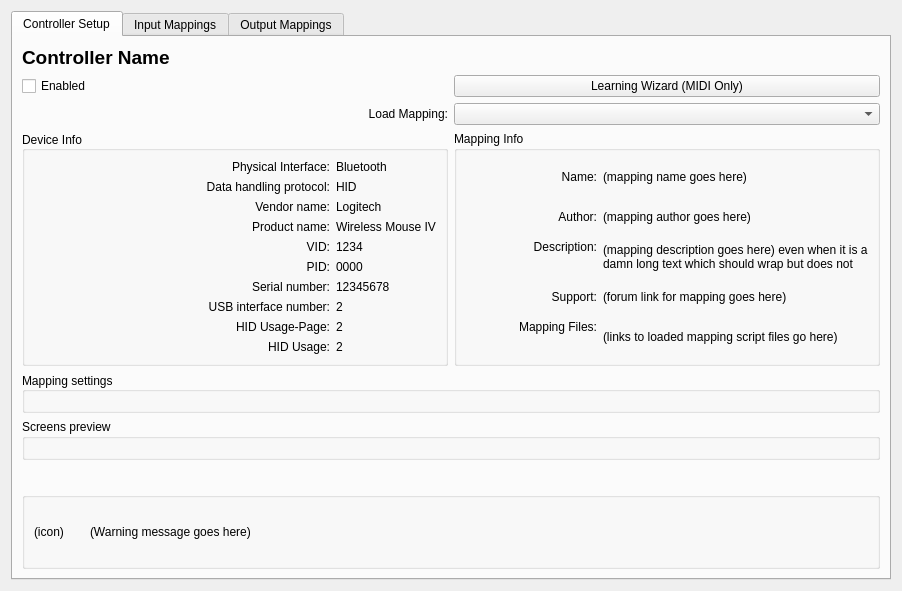
<?xml version="1.0" encoding="UTF-8"?>
<ui version="4.0">
 <class>DlgPrefControllerDlg</class>
 <widget class="QWidget" name="DlgPrefControllerDlg">
  <property name="geometry">
   <rect>
    <x>0</x>
    <y>0</y>
    <width>902</width>
    <height>591</height>
   </rect>
  </property>
  <property name="sizePolicy">
   <sizepolicy hsizetype="Preferred" vsizetype="Preferred">
    <horstretch>0</horstretch>
    <verstretch>0</verstretch>
   </sizepolicy>
  </property>
  <property name="windowTitle">
   <string>Controller Preferences</string>
  </property>
  <layout class="QVBoxLayout" name="verticalLayout_2">
   <item>
    <widget class="QTabWidget" name="controllerTabs">
     <property name="currentIndex">
      <number>0</number>
     </property>
     <widget class="QWidget" name="mappingInfoTab">
      <property name="sizePolicy">
       <sizepolicy hsizetype="Ignored" vsizetype="Ignored">
        <horstretch>0</horstretch>
        <verstretch>0</verstretch>
       </sizepolicy>
      </property>
      <attribute name="title">
       <string>Controller Setup</string>
      </attribute>
      <layout class="QGridLayout" name="infoTabLayout">
       <item row="2" column="1">
        <widget class="QComboBox" name="comboBoxMapping">
         <property name="sizePolicy">
          <sizepolicy hsizetype="Minimum" vsizetype="Fixed">
           <horstretch>0</horstretch>
           <verstretch>0</verstretch>
          </sizepolicy>
         </property>
         <property name="maximumSize">
          <size>
           <width>16777215</width>
           <height>16777215</height>
          </size>
         </property>
        </widget>
       </item>
       <item row="10" column="0" colspan="2">
         <layout class="QGridLayout" name="gridLayout_8" rowstretch="0">
           <item row="0" column="0">
             <widget class="QGroupBox" name="groupBoxDeviceInfo">
               <property name="sizePolicy">
                 <sizepolicy hsizetype="Preferred" vsizetype="Preferred">
                   <horstretch>0</horstretch>
                   <verstretch>0</verstretch>
                 </sizepolicy>
               </property>
               <property name="title">
                 <string>Device Info</string>
               </property>
               <property name="alignment">
                 <set>Qt::AlignmentFlag::AlignLeading|Qt::AlignmentFlag::AlignLeft|Qt::AlignmentFlag::AlignVCenter</set>
               </property>
               <layout class="QGridLayout" name="gridLayout9">
                 <item row="0" column="0">
                   <widget class="QLabel" name="labelPhysicalInterface">
                     <property name="sizePolicy">
                       <sizepolicy hsizetype="MinimumExpanding" vsizetype="Minimum">
                         <horstretch>0</horstretch>
                         <verstretch>0</verstretch>
                       </sizepolicy>
                     </property>
                     <property name="text">
                       <string>Physical Interface:</string>
                     </property>
                     <property name="alignment">
                       <set>Qt::AlignRight|Qt::AlignTrailing|Qt::AlignVCenter</set>
                     </property>
                   </widget>
                 </item>
                 <item row="0" column="1">
                   <widget class="QLabel" name="labelPhysicalInterfaceValue">
                     <property name="sizePolicy">
                       <sizepolicy hsizetype="Minimum" vsizetype="Minimum">
                         <horstretch>0</horstretch>
                         <verstretch>0</verstretch>
                       </sizepolicy>
                     </property>
                     <property name="minimumSize">
                       <size>
                         <width>0</width>
                         <height>0</height>
                       </size>
                     </property>
                     <property name="toolTip">
                       <string notr="true"/>
                     </property>
                     <property name="text">
                       <string notr="true">Bluetooth</string>
                     </property>
                   </widget>
                 </item>
                 <item row="1" column="0">
                   <widget class="QLabel" name="labelDataHandlingProtocol">
                     <property name="sizePolicy">
                       <sizepolicy hsizetype="Minimum" vsizetype="Minimum">
                         <horstretch>0</horstretch>
                         <verstretch>0</verstretch>
                       </sizepolicy>
                     </property>
                     <property name="text">
                       <string>Data handling protocol:</string>
                     </property>
                     <property name="alignment">
                       <set>Qt::AlignRight|Qt::AlignTrailing|Qt::AlignVCenter</set>
                     </property>
                   </widget>
                 </item>
                 <item row="1" column="1">
                   <widget class="QLabel" name="labelDataHandlingProtocolValue">
                     <property name="sizePolicy">
                       <sizepolicy hsizetype="Minimum" vsizetype="Minimum">
                         <horstretch>0</horstretch>
                         <verstretch>0</verstretch>
                       </sizepolicy>
                     </property>
                     <property name="minimumSize">
                       <size>
                         <width>0</width>
                         <height>0</height>
                       </size>
                     </property>
                     <property name="toolTip">
                       <string notr="true"/>
                     </property>
                     <property name="text">
                       <string notr="true">HID</string>
                     </property>
                   </widget>
                 </item>
                 <item row="2" column="0">
                   <widget class="QLabel" name="labelVendor">
                     <property name="sizePolicy">
                       <sizepolicy hsizetype="Minimum" vsizetype="Minimum">
                         <horstretch>0</horstretch>
                         <verstretch>0</verstretch>
                       </sizepolicy>
                     </property>
                     <property name="text">
                       <string>Vendor name:</string>
                     </property>
                     <property name="alignment">
                       <set>Qt::AlignRight|Qt::AlignTrailing|Qt::AlignVCenter</set>
                     </property>
                   </widget>
                 </item>
                 <item row="2" column="1">
                   <widget class="QLabel" name="labelVendorValue">
                     <property name="sizePolicy">
                       <sizepolicy hsizetype="Minimum" vsizetype="Minimum">
                         <horstretch>0</horstretch>
                         <verstretch>0</verstretch>
                       </sizepolicy>
                     </property>
                     <property name="minimumSize">
                       <size>
                         <width>0</width>
                         <height>0</height>
                       </size>
                     </property>
                     <property name="toolTip">
                       <string notr="true"/>
                     </property>
                     <property name="text">
                       <string notr="true">Logitech</string>
                     </property>
                   </widget>
                 </item>
                 <item row="3" column="0">
                   <widget class="QLabel" name="labelProduct">
                     <property name="sizePolicy">
                       <sizepolicy hsizetype="Minimum" vsizetype="Minimum">
                         <horstretch>0</horstretch>
                         <verstretch>0</verstretch>
                       </sizepolicy>
                     </property>
                     <property name="text">
                       <string>Product name:</string>
                     </property>
                     <property name="alignment">
                       <set>Qt::AlignRight|Qt::AlignTrailing|Qt::AlignVCenter</set>
                     </property>
                   </widget>
                 </item>
                 <item row="3" column="1">
                   <widget class="QLabel" name="labelProductValue">
                     <property name="sizePolicy">
                       <sizepolicy hsizetype="Minimum" vsizetype="Minimum">
                         <horstretch>0</horstretch>
                         <verstretch>0</verstretch>
                       </sizepolicy>
                     </property>
                     <property name="minimumSize">
                       <size>
                         <width>0</width>
                         <height>0</height>
                       </size>
                     </property>
                     <property name="toolTip">
                       <string notr="true"/>
                     </property>
                     <property name="text">
                       <string notr="true">Wireless Mouse IV</string>
                     </property>
                   </widget>
                 </item>
                 <item row="4" column="0">
                   <widget class="QLabel" name="labelVid">
                     <property name="sizePolicy">
                       <sizepolicy hsizetype="Minimum" vsizetype="Minimum">
                         <horstretch>0</horstretch>
                         <verstretch>0</verstretch>
                       </sizepolicy>
                     </property>
                     <property name="toolTip">
                       <string>Vendor ID</string>
                     </property>
                     <property name="text">
                       <string>VID:</string>
                     </property>
                     <property name="alignment">
                       <set>Qt::AlignRight|Qt::AlignTrailing|Qt::AlignVCenter</set>
                     </property>
                   </widget>
                 </item>
                 <item row="4" column="1">
                   <widget class="QLabel" name="labelVidValue">
                     <property name="sizePolicy">
                       <sizepolicy hsizetype="Minimum" vsizetype="Minimum">
                         <horstretch>0</horstretch>
                         <verstretch>0</verstretch>
                       </sizepolicy>
                     </property>
                     <property name="minimumSize">
                       <size>
                         <width>0</width>
                         <height>0</height>
                       </size>
                     </property>
                     <property name="toolTip">
                       <string notr="true"/>
                     </property>
                     <property name="text">
                       <string notr="true">1234</string>
                     </property>
                   </widget>
                 </item>
                 <item row="5" column="0">
                   <widget class="QLabel" name="labelPid">
                     <property name="sizePolicy">
                       <sizepolicy hsizetype="Minimum" vsizetype="Minimum">
                         <horstretch>0</horstretch>
                         <verstretch>0</verstretch>
                       </sizepolicy>
                     </property>
                     <property name="toolTip">
                       <string>Product ID</string>
                     </property>
                     <property name="text">
                       <string>PID:</string>
                     </property>
                     <property name="alignment">
                       <set>Qt::AlignRight|Qt::AlignTrailing|Qt::AlignVCenter</set>
                     </property>
                   </widget>
                 </item>
                 <item row="5" column="1">
                   <widget class="QLabel" name="labelPidValue">
                     <property name="sizePolicy">
                       <sizepolicy hsizetype="Minimum" vsizetype="Minimum">
                         <horstretch>0</horstretch>
                         <verstretch>0</verstretch>
                       </sizepolicy>
                     </property>
                     <property name="minimumSize">
                       <size>
                         <width>0</width>
                         <height>0</height>
                       </size>
                     </property>
                     <property name="toolTip">
                       <string notr="true"/>
                     </property>
                     <property name="text">
                       <string notr="true">0000</string>
                     </property>
                   </widget>
                 </item>
                 <item row="6" column="0">
                   <widget class="QLabel" name="labelSerialNumber">
                     <property name="sizePolicy">
                       <sizepolicy hsizetype="Minimum" vsizetype="Minimum">
                         <horstretch>0</horstretch>
                         <verstretch>0</verstretch>
                       </sizepolicy>
                     </property>
                     <property name="text">
                       <string>Serial number:</string>
                     </property>
                     <property name="alignment">
                       <set>Qt::AlignRight|Qt::AlignTrailing|Qt::AlignVCenter</set>
                     </property>
                   </widget>
                 </item>
                 <item row="6" column="1">
                   <widget class="QLabel" name="labelSerialNumberValue">
                     <property name="sizePolicy">
                       <sizepolicy hsizetype="Minimum" vsizetype="Minimum">
                         <horstretch>0</horstretch>
                         <verstretch>0</verstretch>
                       </sizepolicy>
                     </property>
                     <property name="minimumSize">
                       <size>
                         <width>0</width>
                         <height>0</height>
                       </size>
                     </property>
                     <property name="toolTip">
                       <string notr="true"/>
                     </property>
                     <property name="text">
                       <string notr="true">12345678</string>
                     </property>
                   </widget>
                 </item>
                 <item row="7" column="0">
                   <widget class="QLabel" name="labelUsbInterfaceNumber">
                     <property name="sizePolicy">
                       <sizepolicy hsizetype="Minimum" vsizetype="Minimum">
                         <horstretch>0</horstretch>
                         <verstretch>0</verstretch>
                       </sizepolicy>
                     </property>
                     <property name="text">
                       <string>USB interface number:</string>
                     </property>
                     <property name="alignment">
                       <set>Qt::AlignRight|Qt::AlignTrailing|Qt::AlignVCenter</set>
                     </property>
                   </widget>
                 </item>
                 <item row="7" column="1">
                   <widget class="QLabel" name="labelUsbInterfaceNumberValue">
                     <property name="sizePolicy">
                       <sizepolicy hsizetype="Minimum" vsizetype="Minimum">
                         <horstretch>0</horstretch>
                         <verstretch>0</verstretch>
                       </sizepolicy>
                     </property>
                     <property name="minimumSize">
                       <size>
                         <width>0</width>
                         <height>0</height>
                       </size>
                     </property>
                     <property name="toolTip">
                       <string notr="true"/>
                     </property>
                     <property name="text">
                       <string notr="true">2</string>
                     </property>
                   </widget>
                 </item>
                 <item row="8" column="0">
                   <widget class="QLabel" name="labelHidUsagePage">
                     <property name="sizePolicy">
                       <sizepolicy hsizetype="Minimum" vsizetype="Minimum">
                         <horstretch>0</horstretch>
                         <verstretch>0</verstretch>
                       </sizepolicy>
                     </property>
                     <property name="text">
                       <string>HID Usage-Page:</string>
                     </property>
                     <property name="alignment">
                       <set>Qt::AlignRight|Qt::AlignTrailing|Qt::AlignVCenter</set>
                     </property>
                   </widget>
                 </item>
                 <item row="8" column="1">
                   <widget class="QLabel" name="labelHidUsagePageValue">
                     <property name="sizePolicy">
                       <sizepolicy hsizetype="Minimum" vsizetype="Minimum">
                         <horstretch>0</horstretch>
                         <verstretch>0</verstretch>
                       </sizepolicy>
                     </property>
                     <property name="minimumSize">
                       <size>
                         <width>0</width>
                         <height>0</height>
                       </size>
                     </property>
                     <property name="toolTip">
                       <string notr="true"/>
                     </property>
                     <property name="text">
                       <string notr="true">2</string>
                     </property>
                   </widget>
                 </item>
                 <item row="9" column="0">
                   <widget class="QLabel" name="labelHidUsage">
                     <property name="sizePolicy">
                       <sizepolicy hsizetype="Minimum" vsizetype="Minimum">
                         <horstretch>0</horstretch>
                         <verstretch>0</verstretch>
                       </sizepolicy>
                     </property>
                     <property name="text">
                       <string>HID Usage:</string>
                     </property>
                     <property name="alignment">
                       <set>Qt::AlignRight|Qt::AlignTrailing|Qt::AlignVCenter</set>
                     </property>
                   </widget>
                 </item>
                 <item row="9" column="1">
                   <widget class="QLabel" name="labelHidUsageValue">
                     <property name="sizePolicy">
                       <sizepolicy hsizetype="Minimum" vsizetype="Minimum">
                         <horstretch>0</horstretch>
                         <verstretch>0</verstretch>
                       </sizepolicy>
                     </property>
                     <property name="minimumSize">
                       <size>
                         <width>0</width>
                         <height>0</height>
                       </size>
                     </property>
                     <property name="toolTip">
                       <string notr="true"/>
                     </property>
                     <property name="text">
                       <string notr="true">2</string>
                     </property>
                   </widget>
                 </item>
                 <item row="10" column="0">
                   <spacer name="verticalSpacerDeviceinfo">
                     <property name="orientation">
                       <enum>Qt::Vertical</enum>
                     </property>
                     <property name="sizeHint" stdset="0">
                       <size>
                         <width>0</width>
                         <height>0</height>
                       </size>
                     </property>
                   </spacer>
                 </item>
               </layout>
             </widget>
           </item>
           <item row="0" column="1">
        <widget class="QGroupBox" name="groupBoxMappingInfo">
         <property name="title">
          <string>Mapping Info</string>
         </property>
         <layout class="QGridLayout" name="gridLayout">
          <item row="0" column="0">
           <widget class="QLabel" name="labelMappingName">
            <property name="sizePolicy">
             <sizepolicy hsizetype="MinimumExpanding" vsizetype="Minimum">
               <horstretch>0</horstretch>
               <verstretch>0</verstretch>
             </sizepolicy>
            </property>
            <property name="text">
             <string>Name:</string>
            </property>
            <property name="alignment">
             <set>Qt::AlignRight|Qt::AlignTrailing|Qt::AlignVCenter</set>
            </property>
           </widget>
          </item>
          <item row="0" column="1">
           <widget class="QLabel" name="labelLoadedMapping">
            <property name="sizePolicy">
             <sizepolicy hsizetype="Minimum" vsizetype="Minimum">
              <horstretch>0</horstretch>
              <verstretch>0</verstretch>
             </sizepolicy>
            </property>
            <property name="minimumSize">
             <size>
              <width>0</width>
              <height>0</height>
             </size>
            </property>
            <property name="toolTip">
             <string notr="true"/>
            </property>
            <property name="text">
             <string notr="true">(mapping name goes here)</string>
            </property>
            <property name="wordWrap">
             <bool>true</bool>
            </property>
           </widget>
          </item>
          <item row="1" column="0">
           <widget class="QLabel" name="label_author">
            <property name="sizePolicy">
             <sizepolicy hsizetype="Minimum" vsizetype="Minimum">
              <horstretch>0</horstretch>
              <verstretch>0</verstretch>
             </sizepolicy>
            </property>
            <property name="text">
             <string>Author:</string>
            </property>
            <property name="alignment">
             <set>Qt::AlignRight|Qt::AlignTrailing|Qt::AlignVCenter</set>
            </property>
           </widget>
          </item>
          <item row="1" column="1">
           <widget class="QLabel" name="labelLoadedMappingAuthor">
            <property name="sizePolicy">
             <sizepolicy hsizetype="Minimum" vsizetype="Minimum">
              <horstretch>0</horstretch>
              <verstretch>0</verstretch>
             </sizepolicy>
            </property>
            <property name="text">
             <string notr="true">(mapping author goes here)</string>
            </property>
           </widget>
          </item>
          <item row="2" column="0">
           <widget class="QLabel" name="label_description">
            <property name="sizePolicy">
             <sizepolicy hsizetype="Minimum" vsizetype="Minimum">
              <horstretch>0</horstretch>
              <verstretch>0</verstretch>
             </sizepolicy>
            </property>
            <property name="text">
             <string>Description:</string>
            </property>
            <property name="alignment">
             <set>Qt::AlignRight|Qt::AlignTop|Qt::AlignTrailing</set>
            </property>
           </widget>
          </item>
          <item row="2" column="1">
           <widget class="QLabel" name="labelLoadedMappingDescription">
            <property name="sizePolicy">
             <sizepolicy hsizetype="Maximum" vsizetype="Minimum">
              <horstretch>0</horstretch>
              <verstretch>0</verstretch>
             </sizepolicy>
            </property>
            <property name="minimumSize">
             <size>
              <width>0</width>
              <height>0</height>
             </size>
            </property>
            <property name="focusPolicy">
             <enum>Qt::NoFocus</enum>
            </property>
            <property name="toolTip">
             <string notr="true"/>
            </property>
            <property name="text">
             <string notr="true">(mapping description goes here) even when it is a damn long text which should wrap but does not</string>
            </property>
            <property name="alignment">
             <set>Qt::AlignLeading|Qt::AlignLeft|Qt::AlignVCenter</set>
            </property>
            <property name="wordWrap">
             <bool>true</bool>
            </property>
           </widget>
          </item>
          <item row="3" column="0">
           <widget class="QLabel" name="label_support">
            <property name="sizePolicy">
             <sizepolicy hsizetype="Minimum" vsizetype="Minimum">
              <horstretch>0</horstretch>
              <verstretch>0</verstretch>
             </sizepolicy>
            </property>
            <property name="text">
             <string>Support:</string>
            </property>
            <property name="alignment">
             <set>Qt::AlignRight|Qt::AlignTrailing|Qt::AlignVCenter</set>
            </property>
           </widget>
          </item>
          <item row="3" column="1">
           <widget class="QLabel" name="labelLoadedMappingSupportLinks">
            <property name="sizePolicy">
             <sizepolicy hsizetype="Minimum" vsizetype="Minimum">
              <horstretch>0</horstretch>
              <verstretch>0</verstretch>
             </sizepolicy>
            </property>
            <property name="focusPolicy">
             <enum>Qt::ClickFocus</enum>
            </property>
            <property name="toolTip">
             <string notr="true"/>
            </property>
            <property name="inputMethodHints">
             <set>Qt::ImhUrlCharactersOnly</set>
            </property>
            <property name="text">
             <string notr="true">(forum link for mapping goes here)</string>
            </property>
            <property name="openExternalLinks">
             <bool>true</bool>
            </property>
            <property name="textInteractionFlags">
             <set>Qt::LinksAccessibleByKeyboard|Qt::LinksAccessibleByMouse</set>
            </property>
           </widget>
          </item>
          <item row="4" column="0">
           <widget class="QLabel" name="label_scriptFiles">
            <property name="sizePolicy">
             <sizepolicy hsizetype="Minimum" vsizetype="Minimum">
              <horstretch>0</horstretch>
              <verstretch>0</verstretch>
             </sizepolicy>
            </property>
            <property name="text">
             <string>Mapping Files:</string>
            </property>
            <property name="alignment">
             <set>Qt::AlignRight|Qt::AlignTop|Qt::AlignTrailing</set>
            </property>
           </widget>
          </item>
          <item row="4" column="1">
           <widget class="QLabel" name="labelLoadedMappingScriptFileLinks">
            <property name="sizePolicy">
             <sizepolicy hsizetype="Minimum" vsizetype="Minimum">
              <horstretch>0</horstretch>
              <verstretch>0</verstretch>
             </sizepolicy>
            </property>
            <property name="focusPolicy">
             <enum>Qt::ClickFocus</enum>
            </property>
            <property name="toolTip">
             <string notr="true"/>
            </property>
            <property name="inputMethodHints">
             <set>Qt::ImhUrlCharactersOnly</set>
            </property>
            <property name="text">
             <string notr="true">(links to loaded mapping script files go here)</string>
            </property>
            <property name="openExternalLinks">
             <bool>false</bool>
            </property>
            <property name="textInteractionFlags">
             <set>Qt::LinksAccessibleByKeyboard|Qt::LinksAccessibleByMouse</set>
            </property>
           </widget>
          </item>
         </layout>
        </widget>
       </item>
      <item row="1" column="0">
        <spacer name="verticalSpacerBelowInfo">
          <property name="orientation">
            <enum>Qt::Vertical</enum>
          </property>
          <property name="sizeHint" stdset="0">
            <size>
              <width>0</width>
              <height>0</height>
            </size>
          </property>
        </spacer>
      </item>
     </layout>
       </item>
       <item row="2" column="0">
        <widget class="QLabel" name="label_LoadMapping">
         <property name="sizePolicy">
          <sizepolicy hsizetype="Preferred" vsizetype="Preferred">
           <horstretch>0</horstretch>
           <verstretch>0</verstretch>
          </sizepolicy>
         </property>
         <property name="maximumSize">
          <size>
           <width>16777215</width>
           <height>16777215</height>
          </size>
         </property>
         <property name="text">
          <string>Load Mapping:</string>
         </property>
         <property name="alignment">
          <set>Qt::AlignRight|Qt::AlignTrailing|Qt::AlignVCenter</set>
         </property>
         <property name="buddy">
          <cstring>comboBoxMapping</cstring>
         </property>
        </widget>
       </item>
       <item row="11" column="0" colspan="2">
        <widget class="QGroupBox" name="groupBoxSettings">
         <property name="sizePolicy">
          <sizepolicy hsizetype="Preferred" vsizetype="Maximum">
           <horstretch>0</horstretch>
           <verstretch>0</verstretch>
          </sizepolicy>
         </property>
         <property name="title">
          <string>Mapping settings</string>
         </property>
         <property name="alignment">
          <set>Qt::AlignLeading|Qt::AlignLeft|Qt::AlignVCenter</set>
         </property>
         <layout class="QVBoxLayout" name="verticalLayout_3"/>
        </widget>
       </item>
       <item row="15" column="0">
        <spacer name="verticalSpacer">
         <property name="orientation">
          <enum>Qt::Vertical</enum>
         </property>
         <property name="sizeType">
          <enum>QSizePolicy::Expanding</enum>
         </property>
         <property name="sizeHint" stdset="0">
          <size>
           <width>20</width>
           <height>40</height>
          </size>
         </property>
        </spacer>
       </item>
       <item row="1" column="0">
        <widget class="QCheckBox" name="chkEnabledDevice">
         <property name="text">
          <string>Enabled</string>
         </property>
        </widget>
       </item>
       <item row="0" column="0">
        <widget class="QLabel" name="labelDeviceName">
         <property name="enabled">
          <bool>true</bool>
         </property>
         <property name="sizePolicy">
          <sizepolicy hsizetype="Minimum" vsizetype="Minimum">
           <horstretch>0</horstretch>
           <verstretch>0</verstretch>
          </sizepolicy>
         </property>
         <property name="font">
          <font>
           <pointsize>14</pointsize>
           <weight>75</weight>
           <bold>true</bold>
          </font>
         </property>
         <property name="text">
          <string>Controller Name</string>
         </property>
        </widget>
       </item>
       <item row="15" column="0" colspan="2">
        <widget class="QGroupBox" name="groupBoxWarning">
         <property name="sizePolicy">
          <sizepolicy hsizetype="Expanding" vsizetype="Preferred">
           <horstretch>0</horstretch>
           <verstretch>0</verstretch>
          </sizepolicy>
         </property>
         <property name="title">
          <string/>
         </property>
         <layout class="QGridLayout" name="gridLayout_3">
          <item row="0" column="0">
           <widget class="QLabel" name="labelWarningIcon">
            <property name="sizePolicy">
             <sizepolicy hsizetype="Minimum" vsizetype="Minimum">
              <horstretch>0</horstretch>
              <verstretch>0</verstretch>
             </sizepolicy>
            </property>
            <property name="minimumSize">
             <size>
              <width>50</width>
              <height>50</height>
             </size>
            </property>
            <property name="maximumSize">
             <size>
              <width>50</width>
              <height>50</height>
             </size>
            </property>
            <property name="text">
             <string notr="true">(icon)</string>
            </property>
           </widget>
          </item>
          <item row="0" column="1">
           <widget class="QLabel" name="labelWarning">
            <property name="toolTip">
             <string/>
            </property>
            <property name="text">
             <string notr="true">(Warning message goes here)</string>
            </property>
            <property name="wordWrap">
             <bool>true</bool>
            </property>
            <property name="openExternalLinks">
             <bool>true</bool>
            </property>
            <property name="textInteractionFlags">
             <set>Qt::TextBrowserInteraction</set>
            </property>
           </widget>
          </item>
         </layout>
        </widget>
       </item>
       <item row="1" column="1">
        <widget class="QPushButton" name="btnLearningWizard">
         <property name="toolTip">
          <string>Click to start the Controller Learning wizard.</string>
         </property>
         <property name="styleSheet">
          <string notr="true"/>
         </property>
         <property name="text">
          <string>Learning Wizard (MIDI Only)</string>
         </property>
         <property name="checkable">
          <bool>false</bool>
         </property>
         <property name="checked">
          <bool>false</bool>
         </property>
        </widget>
       </item>
        <item row="13" column="0" colspan="2">
        <widget class="QGroupBox" name="groupBoxScreens">
         <property name="title">
          <string>Screens preview</string>
         </property>
         <layout class="QHBoxLayout" name="horizontalLayout_3"/>
        </widget>
        </item>
        <item row="14" column="0" colspan="2">
        <spacer name="verticalSpacerEndOfPage">
          <property name="orientation">
            <enum>Qt::Vertical</enum>
          </property>
          <property name="sizeHint" stdset="0">
            <size>
              <width>0</width>
              <height>0</height>
            </size>
          </property>
        </spacer>
        </item>
      </layout>
     </widget>
     <widget class="QWidget" name="inputMappingsTab">
      <attribute name="title">
       <string>Input Mappings</string>
      </attribute>
      <layout class="QVBoxLayout" name="verticalLayout_4">
       <item>
        <layout class="QHBoxLayout" name="layout_inputSearch">
         <item>
          <widget class="QLineEdit" name="inputControlSearch"/>
         </item>
         <item>
          <widget class="QPushButton" name="inputControlSearchBtn">
           <property name="text">
            <string>Search</string>
           </property>
          </widget>
         </item>
        </layout>
       </item>
       <item>
        <widget class="QTableView" name="m_pInputMappingTableView">
         <property name="editTriggers">
          <set>QAbstractItemView::AnyKeyPressed|QAbstractItemView::DoubleClicked|QAbstractItemView::EditKeyPressed|QAbstractItemView::SelectedClicked</set>
         </property>
        </widget>
       </item>
       <item>
        <widget class="QGroupBox" name="groupBoxInputManagement">
         <property name="minimumSize">
          <size>
           <width>300</width>
           <height>0</height>
          </size>
         </property>
         <property name="title">
          <string/>
         </property>
         <layout class="QHBoxLayout" name="horizontalLayout_2">
          <item>
           <widget class="QPushButton" name="btnAddInputMapping">
            <property name="styleSheet">
             <string notr="true"/>
            </property>
            <property name="text">
             <string>Add</string>
            </property>
           </widget>
          </item>
          <item>
           <widget class="QPushButton" name="btnRemoveInputMappings">
            <property name="styleSheet">
             <string notr="true"/>
            </property>
            <property name="text">
             <string>Remove</string>
            </property>
           </widget>
          </item>
          <item>
           <spacer name="horizontalSpacer_3">
            <property name="orientation">
             <enum>Qt::Horizontal</enum>
            </property>
            <property name="sizeHint" stdset="0">
             <size>
              <width>219</width>
              <height>20</height>
             </size>
            </property>
           </spacer>
          </item>
          <item>
           <widget class="QPushButton" name="btnClearAllInputMappings">
            <property name="autoFillBackground">
             <bool>false</bool>
            </property>
            <property name="styleSheet">
             <string notr="true"/>
            </property>
            <property name="text">
             <string>Clear All</string>
            </property>
           </widget>
          </item>
         </layout>
        </widget>
       </item>
      </layout>
     </widget>
     <widget class="QWidget" name="outputMappingsTab">
      <attribute name="title">
       <string>Output Mappings</string>
      </attribute>
      <layout class="QVBoxLayout" name="verticalLayout">
       <item>
        <layout class="QHBoxLayout" name="layout_outputSearch">
         <item>
          <widget class="QLineEdit" name="outputControlSearch"/>
         </item>
         <item>
          <widget class="QPushButton" name="outputControlSearchBtn">
           <property name="text">
            <string>Search</string>
           </property>
          </widget>
         </item>
        </layout>
       </item>
       <item>
        <widget class="QTableView" name="m_pOutputMappingTableView">
         <property name="enabled">
          <bool>true</bool>
         </property>
         <property name="editTriggers">
          <set>QAbstractItemView::AnyKeyPressed|QAbstractItemView::DoubleClicked|QAbstractItemView::EditKeyPressed|QAbstractItemView::SelectedClicked</set>
         </property>
        </widget>
       </item>
       <item>
        <widget class="QGroupBox" name="groupBoxOutputs">
         <property name="title">
          <string/>
         </property>
         <layout class="QHBoxLayout" name="horizontalLayout">
          <item>
           <widget class="QPushButton" name="btnAddOutputMapping">
            <property name="enabled">
             <bool>true</bool>
            </property>
            <property name="text">
             <string>Add</string>
            </property>
           </widget>
          </item>
          <item>
           <widget class="QPushButton" name="btnRemoveOutputMappings">
            <property name="text">
             <string>Remove</string>
            </property>
           </widget>
          </item>
          <item>
           <spacer name="horizontalSpacer_2">
            <property name="orientation">
             <enum>Qt::Horizontal</enum>
            </property>
            <property name="sizeHint" stdset="0">
             <size>
              <width>219</width>
              <height>20</height>
             </size>
            </property>
           </spacer>
          </item>
          <item>
           <widget class="QPushButton" name="btnClearAllOutputMappings">
            <property name="text">
             <string>Clear All</string>
            </property>
           </widget>
          </item>
         </layout>
        </widget>
       </item>
      </layout>
     </widget>
    </widget>
   </item>
  </layout>
 </widget>
 <resources/>
 <connections/>
</ui>
